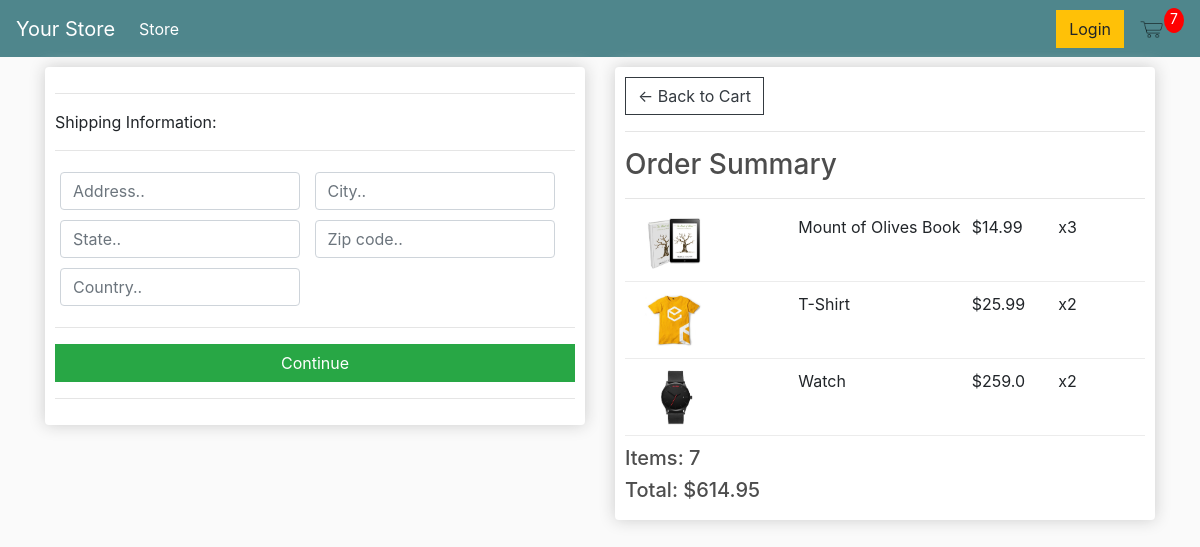
/checkout/ (signed in), run on an earlier commit of the app's database.
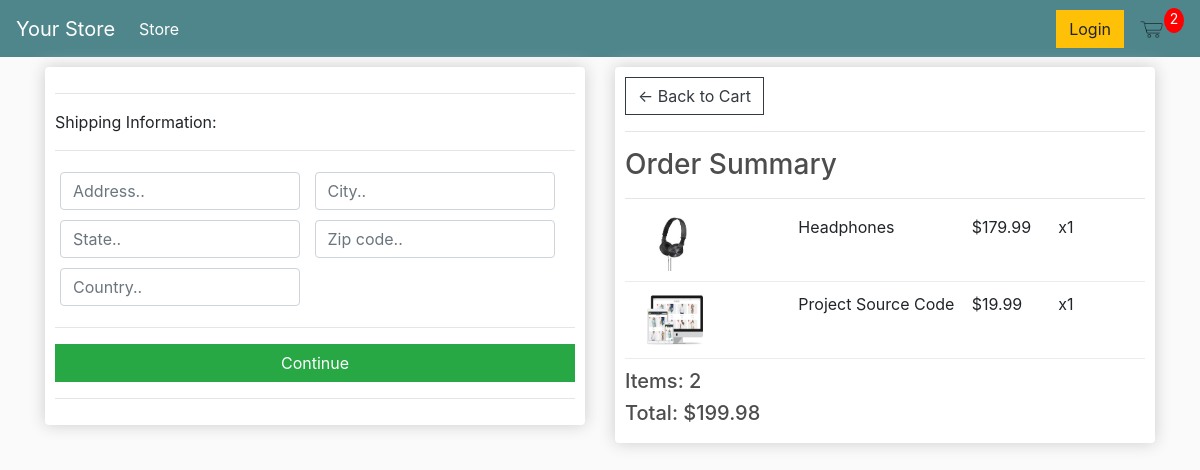
And on a later commit of the database.
### store/models.py (models this page shows, shortened)
class OrderItem(models.Model):
    product = models.ForeignKey(Product, on_delete=models.SET_NULL, blank=True, null=True)
    order = models.ForeignKey(Order, on_delete=models.SET_NULL, blank=True, null=True)
    quantity = models.IntegerField(default=0, null=True, blank=True)
    date_added = models.DateTimeField(auto_now_add=True)
    @property
    def get_total(self):
        total = self.product.price * self.quantity
        return total

class Product(models.Model):
    name = models.CharField(max_length=200, null=True)
    price = models.FloatField()
    digital = models.BooleanField(default=False, null=True, blank=False)
    image = models.ImageField(null=True, blank=True)
    @property
    def imageURL(self):
        try:
            url = self.image.url
        except:
            url = ''
        return url

class Order(models.Model):
    customer = models.ForeignKey(Customer, on_delete=models.SET_NULL, blank=True, null=True)
    date_ordered = models.DateTimeField(auto_now_add=True)
    complete = models.BooleanField(default=False, null=True, blank=False)
    transaction_id = models.CharField(max_length=200, null=True)
    @property
    def shipping(self):
        shipping = False
        orderitems = self.orderitem_set.all()
        for i in orderitems:
            if i.product.digital == False:
                shipping = True
        return shipping
    @property
    def get_cart_total(self):
        orderitems = self.orderitem_set.all()
        total = sum([item.get_total for item in orderitems])
        return total
    @property
    def get_cart_items(self):
        orderitems = self.orderitem_set.all()
        total = sum([item.quantity for item in orderitems])
        return total

### store/views.py (the view)
# urls.py: path('checkout/', views.checkout, name="checkout"),
def checkout(request):
    if request.user.is_authenticated:
        customer = request.user.customer
        order, created = Order.objects.get_or_create(customer=customer, complete=False)
        items = order.orderitem_set.all()
        cartItems = order.get_cart_items
    else:
        items = []
        order = {'get_cart_total':0, 'get_cart_items':0, 'shipping':False}
        cartItems = order['get_cart_items']
    context = {'items':items, 'order':order, 'cartItems':cartItems}
    return render(request, 'store/checkout.html', context)

### store/templates/store/checkout.html (shortened to what this page needs)
{% extends 'store/main.html' %}
{% load static %}
{% block content %}
    <div class="row">
        <div class="col-lg-6">
            <div class="box-element" id="form-wrapper">
                <form id="form">
                    <div id="shipping-info">
                        <hr>
						<p>Shipping Information:</p>
						<hr>
						<div class="form-field">
							<input class="form-control" type="text" name="address" placeholder="Address..">
						</div>
						<div class="form-field">
							<input class="form-control" type="text" name="city" placeholder="City..">
						</div>
						<div class="form-field">
							<input class="form-control" type="text" name="state" placeholder="State..">
						</div>
						<div class="form-field">
							<input class="form-control" type="text" name="zipcode" placeholder="Zip code..">
						</div>
						<div class="form-field">
							<input class="form-control" type="text" name="country" placeholder="Country..">
						</div>
                    </div>
                    <hr>
                    <input id="form-button" class="btn btn-success btn-block" type="submit" value="Continue">
                </form>
                <hr>
            </div>
            <br>
        </div>
        <div class="col-lg-6">
            <div class="box-element">
                <a class="btn btn-outline-dark" href="{% url 'cart' %}">&#x2190; Back to Cart</a>
                <hr>
                <h3>Order Summary</h3>
                <hr>
                {% for item in items %}
                <div class="cart-row">
					<div style="flex:2"><img class="row-image" src="{{item.product.imageURL}}"></div>
					<div style="flex:2"><p>{{item.product.name}}</p></div>
					<div style="flex:1"><p>${{item.product.price}}</p></div>
					<div style="flex:1"><p>x{{item.quantity}}</p></div>
				</div>
                {% endfor %}
                <h5>Items: {{order.get_cart_items}}</h5>
                <h5>Total: ${{order.get_cart_total|floatformat:2}}</h5>
            </div>
        </div>
    </div>
{% endblock content %}

What changed in the data, as far as the page shows it:
removed OrderItem: product.imageURL (picture), product.name "Mount of Olives Book", product.price "14.99", quantity "3"
removed OrderItem: product.imageURL (picture), product.name "T-Shirt", product.price "25.99", quantity "2"
removed OrderItem: product.imageURL (picture), product.name "Watch", product.price "259.0", quantity "2"
no longer on this page (row edited): Order: get_cart_items "7", get_cart_total "614.95"
added OrderItem: product.imageURL (picture), product.name "Headphones", product.price "179.99", quantity "1"
added OrderItem: product.imageURL (picture), product.name "Project Source Code", product.price "19.99", quantity "1"
added Order: get_cart_items "2", get_cart_total "199.98"
Also different on the page:
{{ cartItems }}: "7" → "2"
